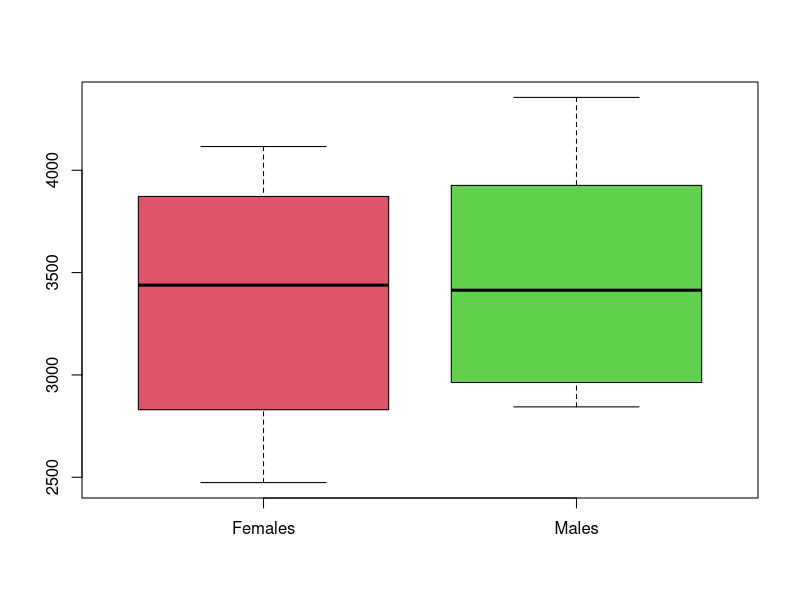

Write the R code that produced this figure.
#imported data
Females = c(2474, 2547, 2830, 3219, 3429, 3448, 3677, 3872, 4001, 4116)
Males = c(2844, 2863, 2963, 3239, 3379, 3449, 3582, 3926, 4151, 4356)


# a) What is the sample mean, variance and standard deviation of the female
# births? Express in your own words the story told by these numbers. The
# idea is to force you to interpret what can be learned from these numbers.
# Manual
meanFunc = function (x) {
    y = 0
    for (i in x){
        y = y + i
    }
    return(y/length(x))
}
varianceFunc = function(x) {
    y = 0
    meanx = meanFunc(x)
    for (i in x){
        y = y + ((i - meanx)^2)
    }
    return(1/(length(x)-1) * y)
}

standardDeviation = function(x){
    return(varianceFunc(x)^(1/2))
}

meanFemales = meanFunc(Females)
varianceFemales = varianceFunc(Females)
standardDeviationFemales = standardDeviation(Females)

# Inbuild Func
print(mean(Females))
print(var(Females))
print(sd(Females))

# B Compute the same summary statistics of the male births. Compare and
# explain differences with the results for the female births.
# manual
meanMales = meanFunc(Males)
varianceMales = varianceFunc(Males)
standardDeviationMales = standardDeviation(Males)

# C) Find the five quartiles for each sample—and d<raw the two box plots with
# pen and paper (i.e. not using R.)
quantileFemales = quantile(Females, type = 2)
print(quantileFemales)
quantileMales = quantile(Males, type = 2)
print(quantileMales)
boxplot(list(quantileFemales, quantileMales), col=2:3, names=c("Females", "Males"))

# D) Are there any “extreme” observations in the two samples (use the modified
# box plot definition of extremness)?

# E) What are the coefficient of variations in the two groups?
coefficientFunc = function(x) {
    return(quantile(x)/meanFunc(x))
}
coefficientFemales = coefficientFunc(Females)
coefficientMales = coefficientFunc(Males)
